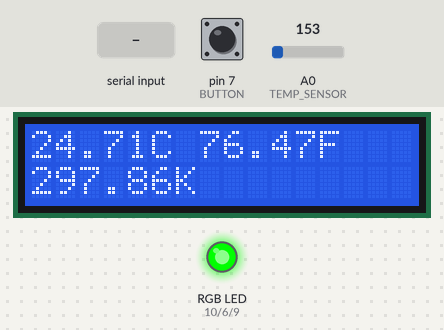
A sketch run on a simulated Arduino Uno, built with avr-gcc and run on an emulated ATmega328P. Shown: 16×2 character LCD, an RGB LED mixed from three pins (HIGH = lit). Inputs (shaded band) come from the test bench; at power-on: A0 (TEMP_SENSOR) = 153, pin 7 (BUTTON) LOW. Dim RGB values are drawn brighter than linear; what the sketch prints to the serial monitor is not drawn.

Above: at 1.3 s.
1.4 s: A0 (TEMP_SENSOR) set to 136
At 2.5 s:
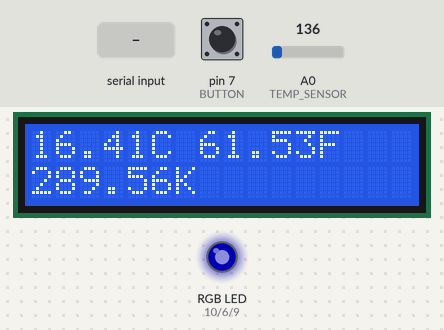
2.9 s: A0 (TEMP_SENSOR) set to 112
At 3.5 s:
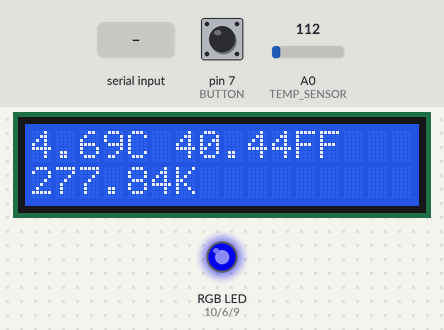
4.4 s: "1" received over Serial
At 4.7 s:
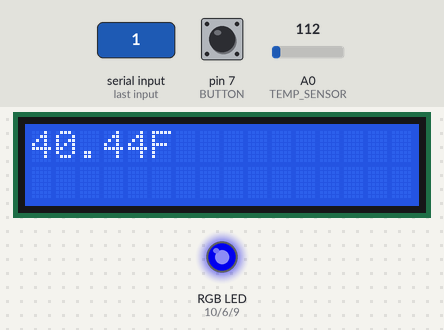
5.9 s: "2" received over Serial
At 6.7 s:
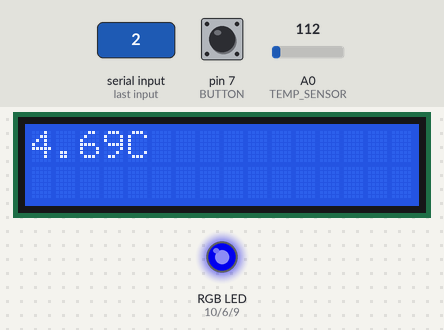
7.4 s: "3" received over Serial
At 8.4 s:
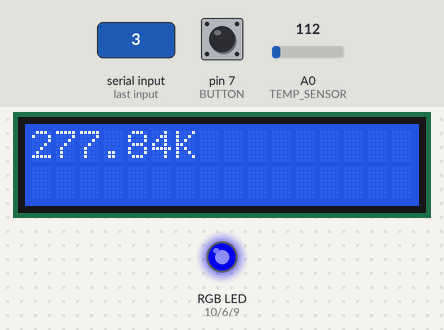
8.9 s: A0 (TEMP_SENSOR) set to 133
At 9.2 s:
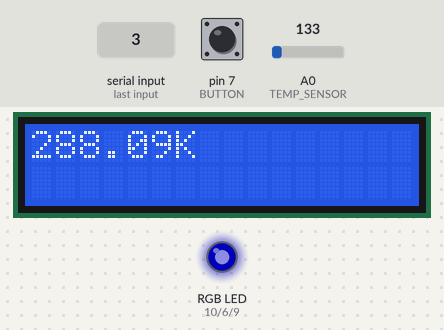
Timing chart, 0 to 11.4 s (numbered marks = the images above; inputs shaded):
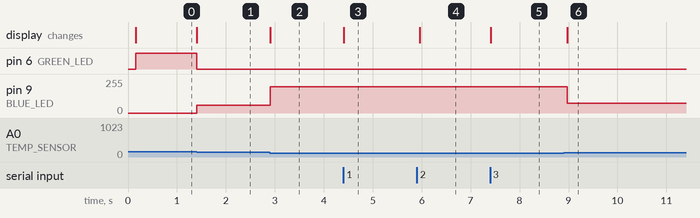

Measured:
- the behaviour switches between 123 and 122 on A0 (TEMP_SENSOR) (found by bisection; images 1 and 2)
- after the input at 1.4 s, pin 6 (GREEN_LED): HIGH → LOW at once; pin 9 (BLUE_LED): 0/255 → 58/255 at once; the display: changes at once (image 1)
- after the input at 2.9 s, pin 9 (BLUE_LED): 58/255 → 198/255 at once; the display: changes at once (image 2)
- after the input at 4.4 s, the display: changes at once (image 3)
- after the input at 5.9 s, the display: changes after 0.06 s (image 4)
- after the input at 7.4 s, the display: changes at once (image 5)
- after the input at 8.9 s, pin 9 (BLUE_LED): 198/255 → 75/255 after 0.07 s; the display: changes after 0.07 s (image 6)

The sketch:

mcd1160_a1_36888737_ziminglu_jimmy_1.ino
```cpp
/*
Team ID: Team 1
Teacher:Jay
Class:MCD1160
*/

#include <LiquidCrystal.h>
#define TEMP_SENSOR A0
#define RED_LED 10
#define BLUE_LED 9
#define GREEN_LED 6
#define BUTTON 7

LiquidCrystal lcd(12, 11, 5, 4, 3, 2);
int unit = 0;
float celsius = 0;
bool isFirstTime = true;
const long interval = 10000;
float totalCelsius = 0;
unsigned long initialTime = 0;
unsigned int addTimes = 0;

void setup()
{

  lcd.begin(16, 2);
  Serial.begin(9600);
  pinMode(RED_LED, OUTPUT);
  pinMode(BLUE_LED, OUTPUT);
  pinMode(GREEN_LED, OUTPUT);
  pinMode(BUTTON, INPUT);

  Serial.println("1.Display the temperature in fahrenheit");
  Serial.println("2.Display the temperature in celsius");
  Serial.println("3.Display the temperature in kelvin");
  Serial.println("4.Display the average temperature");
}

void RGBControl()
{
   if(celsius <= 0)
   {
     analogWrite(RED_LED, 0);
     analogWrite(GREEN_LED, 0);
     analogWrite(BLUE_LED, 255);
   }
   else if(celsius > 0 && celsius < 20)
   {
     float brightness = 255 - (255 / 20) * celsius;
     analogWrite(RED_LED, 0);
     analogWrite(GREEN_LED, 0);
     analogWrite(BLUE_LED, brightness);
   }
   else if(celsius >= 20 && celsius <= 30)
   {
  	 analogWrite(RED_LED, 0);
     analogWrite(GREEN_LED, 255);
     analogWrite(BLUE_LED, 0);
   }
   else if(celsius > 30 && celsius < 40)
   {
	 float brightness = (255 / 10) * celsius - 30 * 25.5;
     analogWrite(RED_LED, brightness);
     analogWrite(GREEN_LED, 0);
     analogWrite(BLUE_LED, 0);
   }
   else if(celsius >= 40)
   {
     analogWrite(RED_LED, 255);
     analogWrite(GREEN_LED, 0);
     analogWrite(BLUE_LED, 0);
   }
}

void calculateCelsius()
{
   int rawTemp = analogRead(TEMP_SENSOR);
   float rawVoltage = rawTemp * 5;
   rawVoltage = rawVoltage / 1024;
   celsius = rawVoltage - 0.5;
   celsius = celsius * 100;
}

void loop()
{
   int buttonState = digitalRead(BUTTON);

   calculateCelsius();
   float fahrenheit = celsius * 1.8 +32;
   float kelvin = celsius + 273.15;


  if(unit == 0)
  {
   int rawTemp = analogRead(TEMP_SENSOR);
   calculateCelsius();
   float fahrenheit = celsius * 1.8 +32;
   float kelvin = celsius + 273.15;
   lcd.setCursor(0, 0);
   lcd.print(celsius);
   lcd.print("C ");
   lcd.print(fahrenheit);
   lcd.print("F");
   lcd.setCursor(0, 1);
   lcd.print(kelvin);
   lcd.print("K");
   RGBControl();

  }

  int userInput = (int)Serial.read();
  if(userInput != -1)
   {
	unit = userInput;
   }

  if(unit == '1')
  {
    calculateCelsius();
    float fahrenheit = celsius * 1.8 +32;
    lcd.clear();
    lcd.print(fahrenheit);
    lcd.print("F");
    RGBControl();
    isFirstTime = true;
    totalCelsius = 0;
    addTimes = 0;
    delay(100);
   }

  else if(unit == '2')
  {
  	calculateCelsius();
    lcd.clear();
    lcd.print(celsius);
    lcd.print("C");
    RGBControl();
    isFirstTime = true;
    totalCelsius = 0;
    addTimes = 0;
    delay(100);
  }

  else if(unit == '3')
  {
    calculateCelsius();
    float kelvin = celsius + 273.15;
    lcd.clear();
    lcd.print(kelvin);
    lcd.print("K");
    RGBControl();
    isFirstTime = true;
    totalCelsius = 0;
    addTimes = 0;
    delay(100);
   }

  if( buttonState == HIGH || unit == '4')
   {
    unit = '4';
    if(isFirstTime)
    {
      initialTime = millis();
      isFirstTime = false;

    }

     calculateCelsius();
     totalCelsius += celsius;
     addTimes++;

    if (millis() - initialTime >= interval)
    {
       float averageCelsius = totalCelsius / addTimes;
       float averageKelvin = averageCelsius + 273.15;
       float averageFahrenheit = averageCelsius * 1.8 +32;

       lcd.clear();
       lcd.setCursor(0, 0);
       lcd.print(averageCelsius);
       lcd.print("C ");
       lcd.print(averageKelvin);
       lcd.print("F");
       lcd.setCursor(0, 1);
       lcd.print(averageFahrenheit);
       lcd.print("K");
       isFirstTime = true;
       totalCelsius = 0;
       addTimes = 0;
    }

  }
}
```

main.c
```cpp
#include <LiquidCrystal.h>
#define TEMP_SENSOR A0
#define RED_LED 10
#define BLUE_LED 9
#define GREEN_LED 6
#define BUTTON 7

LiquidCrystal lcd(12, 11, 5, 4, 3, 2);
int unit = '0';
float celsius = 0;
bool isFirstTime = true;
const long interval = 10000;
float totalCelsius = 0;
unsigned long initialTime = 0;
unsigned int addTimes = 0;

void setup()
{

    lcd.begin(16, 2);
    Serial.begin(9600);
    pinMode(RED_LED, OUTPUT);
    pinMode(BLUE_LED, OUTPUT);
    pinMode(GREEN_LED, OUTPUT);
    pinMode(BUTTON, INPUT);

    Serial.println("1.Display the temperature in fahrenheit");
    Serial.println("2.Display the temperature in celsius");
    Serial.println("3.Display the temperature in kelvin");
    Serial.println("4.Display the average temperature");
}

//function to control RGB
void RGBControl()
{
    if (celsius <= 0)
    {
        analogWrite(RED_LED, 0);
        analogWrite(GREEN_LED, 0);
        analogWrite(BLUE_LED, 255);
    }
    else if (celsius > 0 && celsius < 20)
    {
        float brightness = 255 - (255 / 20) * celsius;
        analogWrite(RED_LED, 0);
        analogWrite(GREEN_LED, 0);
        analogWrite(BLUE_LED, brightness);
    }
    else if (celsius >= 20 && celsius <= 30)
    {
        analogWrite(RED_LED, 0);
        analogWrite(GREEN_LED, 255);
        analogWrite(BLUE_LED, 0);
    }
    else if (celsius > 30 && celsius < 40)
    {
        float brightness = (255 / 10) * celsius - 30 * 25.5;
        analogWrite(RED_LED, brightness);
        analogWrite(GREEN_LED, 0);
        analogWrite(BLUE_LED, 0);
    }
    else if (celsius >= 40)
    {
        analogWrite(RED_LED, 255);
        analogWrite(GREEN_LED, 0);
        analogWrite(BLUE_LED, 0);
    }
}

//Function to calculate celsius
void calculateCelsius()
{
    int rawTemp = analogRead(TEMP_SENSOR);
    float rawVoltage = rawTemp * 5;
    rawVoltage = rawVoltage / 1024;
    celsius = rawVoltage - 0.5;
    celsius = celsius * 100;
}

//Function to use button change the units
void buttonControl()
{
    int buttonState = digitalRead(BUTTON);
    if (buttonState == HIGH)
    {
        if (unit == '4')
        {
            unit = '0';
            delay(100);
        }
        else
        {
            unit++;
            delay(100);
        }
    }

}

void loop()
{
    buttonControl();

    calculateCelsius();
    float fahrenheit = celsius * 1.8 + 32;
    float kelvin = celsius + 273.15;

    // Initial display
    if (unit == '0')
    {
        int rawTemp = analogRead(TEMP_SENSOR);
        calculateCelsius();
        float fahrenheit = celsius * 1.8 + 32;
        float kelvin = celsius + 273.15;
        lcd.setCursor(0, 0);
        lcd.print(celsius);
        lcd.print("C ");
        lcd.print(fahrenheit);
        lcd.print("F");
        lcd.setCursor(0, 1);
        lcd.print(kelvin);
        lcd.print("K");
        RGBControl();
        isFirstTime = true;
        totalCelsius = 0;
        addTimes = 0;

    }

    //get user input and print temperature in serial monitor
    int userInput = (int)Serial.read();
    //!= -1 because the userinput initial to be -1
    if (userInput != -1 && userInput == '1' || userInput == '2' || userInput == '3' || userInput == '4')
    {
        unit = userInput;
        if (unit == '1')
        {
            Serial.print("Current Fahrenheit: ");
            Serial.println(fahrenheit);
        }
        if (unit == '2')
        {
            Serial.print("Current Celsius: ");
            Serial.println(celsius);
        }
        if (unit == '3')
        {
            Serial.print("Current Kelvin: ");
            Serial.println(kelvin);
        }
        if (unit == '4')
        {
            Serial.println("Calculating....");
        }
    }

    //Display the temperature in fahrenheit
    if (unit == '1')
    {
        calculateCelsius();
        float fahrenheit = celsius * 1.8 + 32;
        lcd.clear();
        lcd.print(fahrenheit);
        lcd.print("F");
        RGBControl();
        isFirstTime = true;
        totalCelsius = 0;
        addTimes = 0;
        delay(100);
    }

    //Display the temperature in celsius
    else if (unit == '2')
    {
        calculateCelsius();
        lcd.clear();
        lcd.print(celsius);
        lcd.print("C");
        RGBControl();
        isFirstTime = true;
        totalCelsius = 0;
        addTimes = 0;
        delay(100);
    }

    //Display the temperature in kelvin
    else if (unit == '3')
    {
        calculateCelsius();
        float kelvin = celsius + 273.15;
        lcd.clear();
        lcd.print(kelvin);
        lcd.print("K");
        RGBControl();
        isFirstTime = true;
        totalCelsius = 0;
        addTimes = 0;
        delay(100);
    }

    //Display the average temperature (in all units)
    if (unit == '4')
    {
        if (isFirstTime)
        {
            initialTime = millis();
            isFirstTime = false;

        }

        calculateCelsius();
        totalCelsius += celsius;
        addTimes++;

        //calculate average temperature
        if (millis() - initialTime >= interval)
        {
            float averageCelsius = totalCelsius / addTimes;
            float averageKelvin = averageCelsius + 273.15;
            float averageFahrenheit = averageCelsius * 1.8 + 32;

            lcd.clear();
            lcd.setCursor(0, 0);
            lcd.print(averageCelsius);
            lcd.print("C ");
            lcd.print(averageKelvin);
            lcd.print("F");
            lcd.setCursor(0, 1);
            lcd.print(averageFahrenheit);
            lcd.print("K");
            isFirstTime = true;
            totalCelsius = 0;
            addTimes = 0;
            Serial.print("Average Celsius: ");
            Serial.println(averageCelsius);
            Serial.print("Average Fahrenheit: ");
            Serial.println(averageFahrenheit);
            Serial.print("Average Kelvin: ");
            Serial.println(averageKelvin);
        }

    }
}
```
